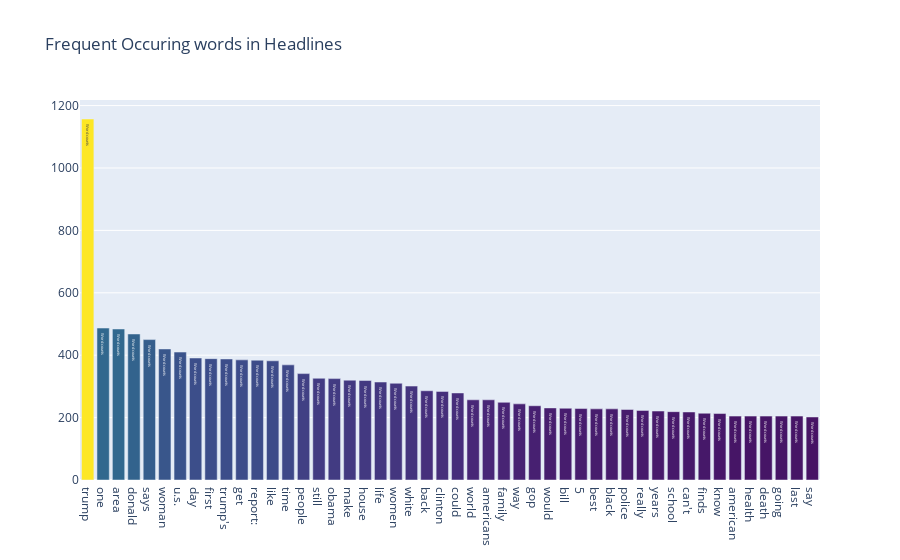

This figure's notebook cell:
### Markdown cell above
Frequent Occuring word in Headlines

### Code cell
all_words = df['headline'].str.split(expand=True).unstack().value_counts()

data = [go.Bar(
            x = all_words.index.values[2:50],
            y = all_words.values[2:50],
            marker= dict(colorscale='Viridis',
                         color = all_words.values[2:100]
                        ),text='Word counts')]

layout = go.Layout(title='Frequent Occuring words in Headlines')
fig = go.Figure(data=data, layout=layout)
iplot(fig, filename='basic-bar')

### Figure 1 — Plotly figure (JSON) as saved in the notebook; plotly's stock layout.template omitted (floating-point values rounded to 4 significant figures)
{"data": [{"marker": {"color": [1157, 487, 484, 468, 450, 420, 410, 391, 389, 388, 385, 384, 382, 369, 341, 326, 325, 320, 319, 314, 310, 301, 286, 284, 279, 257, 257, 249, 244, 238, 231, 230, 229, 228, 228, 226, 223, 221, 219, 218, 214, 213, 205, 205, 205, 205, 205, 202, 202, 202, 200, 198, 197, 196, 196, 195, 194, 193, 192, 191, 191, 189, 188, 188, 186, 185, 180, 179, 177, 176, 176, 175, 174, 171, 171, 170, 169, 168, 167, 165, 165, 164, 163, 163, 162, 162, 161, 160, 160, 160, 158, 154, 154, 154, 153, 152, 151, 149], "colorscale": [[0, "#440154"], [0.1111, "#482878"], [0.2222, "#3e4989"], [0.3333, "#31688e"], [0.4444, "#26828e"], [0.5556, "#1f9e89"], [0.6667, "#35b779"], [0.7778, "#6ece58"], [0.8889, "#b5de2b"], [1, "#fde725"]]}, "text": "Word counts", "type": "bar", "x": ["trump", "one", "area", "donald", "says", "woman", "u.s.", "day", "first", "trump's", "get", "report:", "like", "time", "people", "still", "obama", "make", "house", "life", "women", "white", "back", "clinton", "could", "world", "americans", "family", "way", "gop", "would", "bill", "5", "best", "black", "police", "really", "years", "school", "can't", "finds", "know", "american", "health", "death", "going", "last", "say"], "y": [1157, 487, 484, 468, 450, 420, 410, 391, 389, 388, 385, 384, 382, 369, 341, 326, 325, 320, 319, 314, 310, 301, 286, 284, 279, 257, 257, 249, 244, 238, 231, 230, 229, 228, 228, 226, 223, 221, 219, 218, 214, 213, 205, 205, 205, 205, 205, 202]}], "layout": {"title": {"text": "Frequent Occuring words in Headlines"}}}
